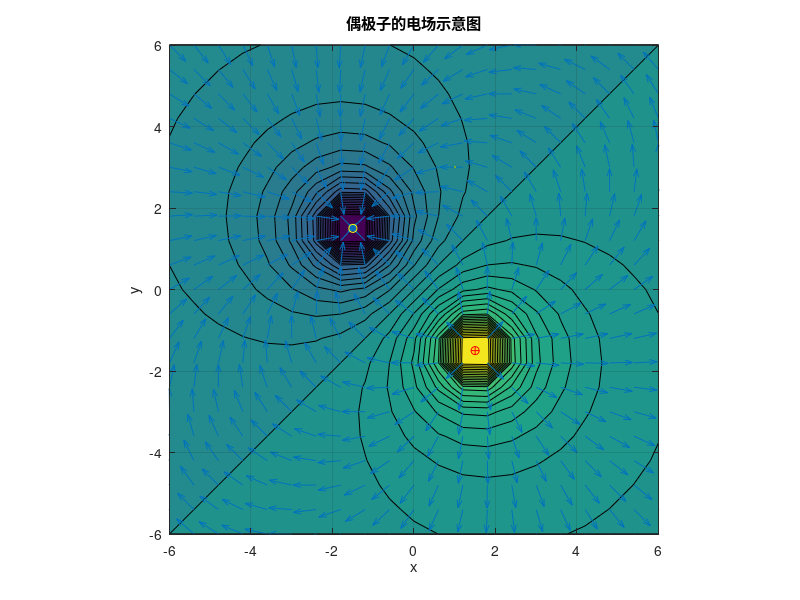

Recreate this plot in MATLAB.
% ========================================================================
% 李维波教授《MATLAB在电气工程中的应用学习笔记
% 第三章 MATLAB软件的程序设计方法 
% by Vico Zhang, 2022/3/19
% ------------------------------------------------------------------------
% version-1.0-2022/3/19 : 第一部分程序录入，并对错误程序进行了修改
% ------------------------------------------------------------------------
% 运行时需要以节为单位运行
% ========================================================================

%% 3.5.3 计算传感器的温漂 fprintf使用
clc,clear;
t = input('环境温度值:\n');
if t <10
    u=t*t+5;
elseif t>10 && t<20
    u=t*t-50;
else
    u=t^2-2*t+50;
end
fprintf('电压传感器温漂/uV:%g\n',u);

%% 磁路的电感曲线
clc;clear;close
Ac=9;
Ag=9;
lc=30;
N=500;
mu0=4*pi*1e-7;
mur=7e4;
Rc=lc/(mur*mu0*Ac);

for n = 1:100
    g(n) = n/100;
    Rg(n) = g(n)/(mu0*Ag);
    Rtpt = Rc+Rg(n);
    L(n) = N^2/Rtpt;
end

plot(g, L, 'r', LineWidth=2);
ylabel('磁路电感L/H');
xlabel('空气隙长度g/cm');
title('磁路的电感随着空气隙长度的变化')
grid on;

%% 电动机机械转矩与转速函数曲线
clc;clear;close;
V1 = 230/sqrt(3);
nph = 3;
poles = 4;
fe = 50;
R1 = 0.095; X1 = 0.680; X2 = 0.672; Xm = 18.7;
omegas = 4*pi*fe/poles;
ns = 120*fe/poles;
Zleq = 1i*Xm*(R1+1j*X1)/(R1+1i*(X1+Xm));
Rleq = real(Zleq);
Xleq = imag(Zleq);
Vleq = abs(V1*1j*Xm/(R1+1j*(X1+Xm)));
for m =1:6
    if m==1
        R2 = 0.1;
    elseif m==2
        R2 = 0.2;
    elseif m==3
        R2 = 0.5;
    elseif m==4
        R2 = 1.0;
    elseif m ==5
        R2 = 1.5;
    elseif m ==6
        R2 = 2;
    end
    for n = 1:200
        s(n) = n/200;
        rpm(n) = ns*(1-s(n));
        I2 = abs(Vleq/(Zleq+1j*X2+R2/s(n)));
        Tmech(n) = nph*I2^2*R2/(s(n)*omegas);
    end
    plot(rpm, Tmech, 'k', 'linewidth',2);
    if m == 1
        hold
    end
end
grid on
xlabel('转速r/rpm')
ylabel('机械转矩Tmech/N')
title('电动机的机械转矩Tmech作以r/min为单位时转子转速的变化曲线')

%% 偶极子的电势和电场强度分析
clc;clear;close
q = 2e-6; k =9e9; a =1.5; b =-1.5;
x = -6:0.6:6; y=x;
[X,Y] = meshgrid(x,y);
rp = sqrt((X-a).^2+(Y-b).^2);
rm = sqrt((X+a).^2+(Y+b).^2);
V = q*k*(1./rp-1./rm);
[Ex,Ey] = gradient(-V);
AE = sqrt(Ex.^2+Ey.^2);
Ex = Ex./AE;
Ey = Ey./AE;
minv = min(min(V)); maxv = max(max(V));
cv = linspace(minv, maxv,49);
contourf(X,Y,V,cv,'k-');
axis('square');
title('偶极子的电场示意图');
hold on
quiver(X,Y,Ex,Ey,0.7);
plot(a,b,'ro', a,b,'r+',LineWidth=3);
plot(-a,-b,'yo',-a,-b,'y-','LineWidth',3)
xlabel('x')
ylabel('y')
hold off
